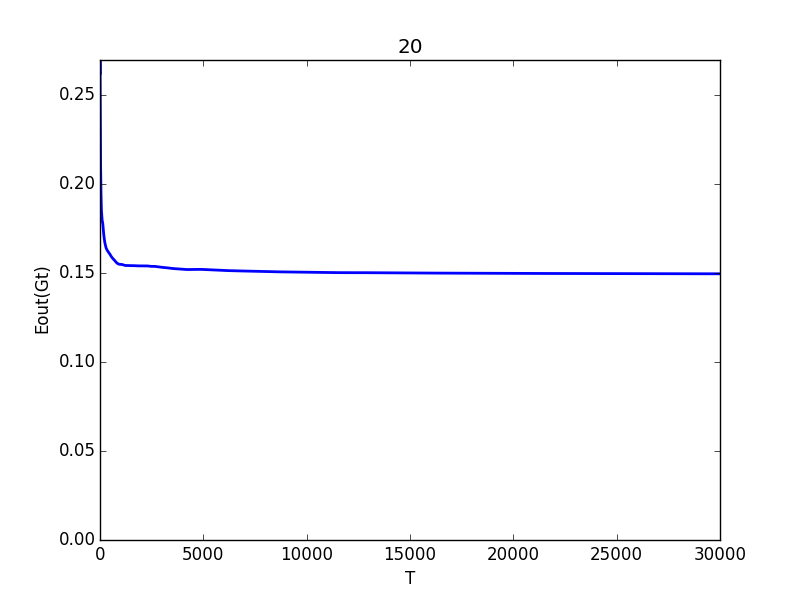

Here is the Python script that generated this plot:
import sys
import numpy as np
import math
from random import *
import pylab as pl
import cPickle

class TreeNode:
    def __init__(self, i, v):
        self.dim = i
        self.val = v
        self.sign = 0
        self.left = None
        self.right = None

def readData(path):
    X = []
    y = []
    with open(path) as f:
        for line in f:
            # print line
            # raw_input('pause')
            tmp_line = line.strip().split(' ')
            tmp_x = []

            for i in tmp_line[:-1]: tmp_x.append(float(i))

            X.append(tmp_x)
            y.append(float(tmp_line[-1]))
    return np.array(X),np.array(y)

def step1_split(X, y):

    def learn_decisionStump(X,y):
        ''' calculate median of interval '''
        theta_interval = []
        for i in range(X.shape[0]-1):
            if i == 0:
                theta_interval.append((X[i]+X[i+1])/2)
            elif i == X.shape[0]-1:
                theta_interval.append(float("inf"))
            else:
                theta_interval.append((X[i]+X[i+1])/2)

        Error = float("inf")

        for theta in theta_interval:
            ly = y[np.where(X<theta)]
            ry = y[np.where(X>=theta)]
            err = ly.shape[0]*GiniIndex(ly) + ry.shape[0]*GiniIndex(ry)
            if Error > err:
                Error = err
                target_theta = theta
        return Error, target_theta

    sorted_index = []
    for i in range(X.shape[1]): sorted_index.append(np.argsort(X[:,i]))

    Error = float("inf")
    dim = -1
    val = 0 # val == theta which split data into 1 -1

    for i in range(X.shape[1]):
        Xi = X[sorted_index[i], i]
        yi = y[sorted_index[i]]
        ''' min cost and best theta of dim i '''
        err, theta = learn_decisionStump(Xi, yi)
        ''' argmin error and best theta of data X'''
        if Error > err:
            Error = err
            dim = i #which dim we split
            val = theta
    return dim, val

def GiniIndex(y):
    N = int(y.shape[0])
    if N==0: return 0
    n1 = sum(y==1)
    n2 = sum(y==-1)
    '''impurity == 0'''
    if n1==0: return 0
    if n2==0: return 0
    return 1.0 - math.pow(1.0*n1/N,2) - math.pow(1.0*n2/N,2)
    # return float(1.0 - math.pow(float(n1/N),2) - math.pow(float(n2/N),2))

def CRT(X,y):
    if X.shape[0]==0: return None # none case
    if GiniIndex(y)==0:
        node = TreeNode(-1, -1)
        node.sign = 1 if y[0]==1 else -1
        return node
    ''' step2_binary tree '''
    lX, ly, rX, ry, dim, val = step1_split(X,y)
    node = TreeNode( dim, val)
    ''' step3_recurrence '''
    node.left = CRT(lX, ly)
    node.right = CRT(rX, ry)
    return node

def one_CRT(X, y):
    if X.shape[0]==0: return None
    if GiniIndex(y)==0:
        node = TreeNode(-1, -1)
        node.sign = 1 if y[0]==1 else -1
        return node
    ''' step2_binary tree '''
    dim, val = step1_split(X,y)
    node = TreeNode(dim, val)
    ''' no_recurrence '''
    node.left = TreeNode(-1, -1)
    node.right = TreeNode(-1, -1)
    ly = y[np.where(X[:,dim] < val)]
    node.left.sign = 1 if sum(ly==1)>sum(ly==-1) else -1
    node.right.sign = -node.left.sign
    return node

def Bagging(X, y):
    sampleX = np.zeros(X.shape)
    sampley = np.zeros(y.shape)
    flips = [randint(0,X.shape[0]-1) for i in range(X.shape[0])]
    sampleX = X[flips]
    sampley = y[flips]
    return sampleX, sampley

def predict(root, X):
    if root.val==-1 : return root.sign
    if X[root.dim] < root.val:
        return predict(root.left, X)
    else:
        return predict(root.right, X)

def predict_ALLX(root,ALLX):
    tmpy = np.zeros(ALLX.shape[0])
    for i in range(ALLX.shape[0]):
        tmpy[i] = predict(root,ALLX[i])
    return tmpy

if __name__ == '__main__':
    ''' train '''
    X,y = readData("../hw7_train.dat")
    X_test,y_test = readData('../hw7_test.dat')
    T = 30000
    trees = []

    for i in range(T):
        print i
        Xi,yi = Bagging(X,y)
        model = one_CRT(Xi,yi)
        trees.append(model)

    w = open("tree.cPickle",'w')
    cPickle.dump(trees,w)
    w.close()

    trees = cPickle.load(open('tree.cPickle'))
    error_rate = 0
    count = 1
    error_histogram = {}

    number_data = X_test.shape[0]
    predict_y = np.zeros(number_data)
    for tree in trees:
        predict_y += predict_ALLX(tree,X_test)
        tmpy = np.where( predict_y > 0, 1 , -1)

        error_rate += sum(np.where( tmpy != y_test,1,0))/float(number_data)
        print count,error_rate/count
        error_histogram[count] = 1.0*error_rate/count
        count += 1

    pl.plot(error_histogram.keys(),error_histogram.values(), linewidth=2.0)
    pl.xlim([min(error_histogram.keys()), T])
    pl.ylim(0, (max(error_histogram.values())))
    pl.xlabel('T')
    pl.ylabel('Eout(Gt)')
    pl.title('20')
    pl.savefig('20')
